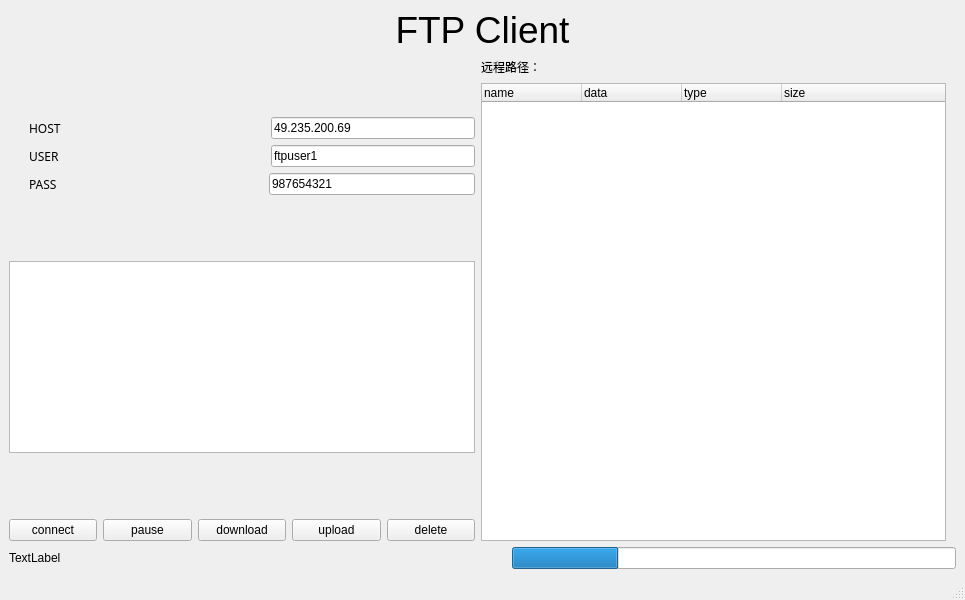
<?xml version="1.0" encoding="UTF-8"?>
<ui version="4.0">
 <class>FTPMainWindow</class>
 <widget class="QMainWindow" name="FTPMainWindow">
  <property name="geometry">
   <rect>
    <x>0</x>
    <y>0</y>
    <width>965</width>
    <height>600</height>
   </rect>
  </property>
  <property name="windowTitle">
   <string>MainWindow</string>
  </property>
  <widget class="QWidget" name="centralwidget">
   <layout class="QVBoxLayout" name="verticalLayout_3">
    <item>
     <layout class="QHBoxLayout" name="horizontalLayout">
      <item>
       <spacer name="horizontalSpacer_2">
        <property name="orientation">
         <enum>Qt::Horizontal</enum>
        </property>
        <property name="sizeHint" stdset="0">
         <size>
          <width>40</width>
          <height>20</height>
         </size>
        </property>
       </spacer>
      </item>
      <item>
       <widget class="QLabel" name="title">
        <property name="font">
         <font>
          <family>Segoe UI Historic</family>
          <pointsize>28</pointsize>
          <weight>50</weight>
          <bold>false</bold>
         </font>
        </property>
        <property name="text">
         <string>FTP Client</string>
        </property>
        <property name="alignment">
         <set>Qt::AlignHCenter|Qt::AlignTop</set>
        </property>
       </widget>
      </item>
      <item>
       <spacer name="horizontalSpacer">
        <property name="orientation">
         <enum>Qt::Horizontal</enum>
        </property>
        <property name="sizeHint" stdset="0">
         <size>
          <width>40</width>
          <height>20</height>
         </size>
        </property>
       </spacer>
      </item>
     </layout>
    </item>
    <item>
     <layout class="QHBoxLayout" name="horizontalLayout_9">
      <property name="rightMargin">
       <number>10</number>
      </property>
      <item>
       <layout class="QVBoxLayout" name="verticalLayout">
        <item>
         <spacer name="verticalSpacer_3">
          <property name="orientation">
           <enum>Qt::Vertical</enum>
          </property>
          <property name="sizeHint" stdset="0">
           <size>
            <width>20</width>
            <height>40</height>
           </size>
          </property>
         </spacer>
        </item>
        <item>
         <layout class="QHBoxLayout" name="horizontalLayout_3">
          <property name="leftMargin">
           <number>20</number>
          </property>
          <item>
           <widget class="QLabel" name="label_2">
            <property name="font">
             <font>
              <family>Arial Black</family>
             </font>
            </property>
            <property name="text">
             <string>HOST</string>
            </property>
           </widget>
          </item>
          <item>
           <spacer name="horizontalSpacer_3">
            <property name="orientation">
             <enum>Qt::Horizontal</enum>
            </property>
            <property name="sizeHint" stdset="0">
             <size>
              <width>40</width>
              <height>20</height>
             </size>
            </property>
           </spacer>
          </item>
          <item>
           <widget class="QLineEdit" name="ipEdit">
            <property name="text">
             <string>49.235.200.69</string>
            </property>
           </widget>
          </item>
         </layout>
        </item>
        <item>
         <layout class="QHBoxLayout" name="horizontalLayout_4">
          <property name="leftMargin">
           <number>20</number>
          </property>
          <item>
           <widget class="QLabel" name="label_3">
            <property name="font">
             <font>
              <family>Arial Black</family>
             </font>
            </property>
            <property name="text">
             <string>USER</string>
            </property>
           </widget>
          </item>
          <item>
           <spacer name="horizontalSpacer_4">
            <property name="orientation">
             <enum>Qt::Horizontal</enum>
            </property>
            <property name="sizeHint" stdset="0">
             <size>
              <width>40</width>
              <height>20</height>
             </size>
            </property>
           </spacer>
          </item>
          <item>
           <widget class="QLineEdit" name="userEdit">
            <property name="text">
             <string>ftpuser1</string>
            </property>
           </widget>
          </item>
         </layout>
        </item>
        <item>
         <layout class="QHBoxLayout" name="horizontalLayout_5">
          <property name="leftMargin">
           <number>20</number>
          </property>
          <item>
           <widget class="QLabel" name="label_4">
            <property name="font">
             <font>
              <family>Arial Black</family>
             </font>
            </property>
            <property name="text">
             <string>PASS</string>
            </property>
           </widget>
          </item>
          <item>
           <spacer name="horizontalSpacer_5">
            <property name="orientation">
             <enum>Qt::Horizontal</enum>
            </property>
            <property name="sizeHint" stdset="0">
             <size>
              <width>40</width>
              <height>20</height>
             </size>
            </property>
           </spacer>
          </item>
          <item>
           <widget class="QLineEdit" name="passEdit">
            <property name="text">
             <string>987654321</string>
            </property>
           </widget>
          </item>
         </layout>
        </item>
        <item>
         <spacer name="verticalSpacer">
          <property name="orientation">
           <enum>Qt::Vertical</enum>
          </property>
          <property name="sizeHint" stdset="0">
           <size>
            <width>20</width>
            <height>40</height>
           </size>
          </property>
         </spacer>
        </item>
        <item>
         <widget class="QTextEdit" name="infoEdit"/>
        </item>
        <item>
         <spacer name="verticalSpacer_2">
          <property name="orientation">
           <enum>Qt::Vertical</enum>
          </property>
          <property name="sizeHint" stdset="0">
           <size>
            <width>20</width>
            <height>40</height>
           </size>
          </property>
         </spacer>
        </item>
        <item>
         <layout class="QHBoxLayout" name="horizontalLayout_6">
          <item>
           <widget class="QPushButton" name="connectButton">
            <property name="text">
             <string>connect</string>
            </property>
           </widget>
          </item>
          <item>
           <widget class="QPushButton" name="pauseButton">
            <property name="text">
             <string>pause</string>
            </property>
            <property name="checkable">
             <bool>false</bool>
            </property>
            <property name="checked">
             <bool>false</bool>
            </property>
           </widget>
          </item>
          <item>
           <widget class="QPushButton" name="downButton">
            <property name="text">
             <string>download</string>
            </property>
           </widget>
          </item>
          <item>
           <widget class="QPushButton" name="upButton">
            <property name="text">
             <string>upload</string>
            </property>
           </widget>
          </item>
          <item>
           <widget class="QPushButton" name="deleteButton">
            <property name="text">
             <string>delete</string>
            </property>
           </widget>
          </item>
         </layout>
        </item>
       </layout>
      </item>
      <item>
       <layout class="QVBoxLayout" name="verticalLayout_2">
        <item>
         <layout class="QHBoxLayout" name="horizontalLayout_7">
          <item>
           <widget class="QLabel" name="remotePathLabel">
            <property name="text">
             <string>远程路径：</string>
            </property>
           </widget>
          </item>
          <item>
           <spacer name="horizontalSpacer_6">
            <property name="orientation">
             <enum>Qt::Horizontal</enum>
            </property>
            <property name="sizeHint" stdset="0">
             <size>
              <width>40</width>
              <height>20</height>
             </size>
            </property>
           </spacer>
          </item>
         </layout>
        </item>
        <item>
         <widget class="QTreeWidget" name="remoteFileTree">
          <column>
           <property name="text">
            <string>name</string>
           </property>
          </column>
          <column>
           <property name="text">
            <string>data</string>
           </property>
          </column>
          <column>
           <property name="text">
            <string>type</string>
           </property>
          </column>
          <column>
           <property name="text">
            <string>size</string>
           </property>
          </column>
         </widget>
        </item>
       </layout>
      </item>
     </layout>
    </item>
    <item>
     <layout class="QHBoxLayout" name="horizontalLayout_8">
      <item>
       <widget class="QLabel" name="status">
        <property name="text">
         <string>TextLabel</string>
        </property>
       </widget>
      </item>
      <item>
       <spacer name="horizontalSpacer_7">
        <property name="orientation">
         <enum>Qt::Horizontal</enum>
        </property>
        <property name="sizeHint" stdset="0">
         <size>
          <width>40</width>
          <height>20</height>
         </size>
        </property>
       </spacer>
      </item>
      <item>
       <widget class="QProgressBar" name="progressBar">
        <property name="value">
         <number>24</number>
        </property>
        <property name="textVisible">
         <bool>false</bool>
        </property>
       </widget>
      </item>
     </layout>
    </item>
   </layout>
  </widget>
  <widget class="QMenuBar" name="menubar">
   <property name="geometry">
    <rect>
     <x>0</x>
     <y>0</y>
     <width>965</width>
     <height>26</height>
    </rect>
   </property>
  </widget>
  <widget class="QStatusBar" name="statusbar"/>
 </widget>
 <resources/>
 <connections/>
</ui>
